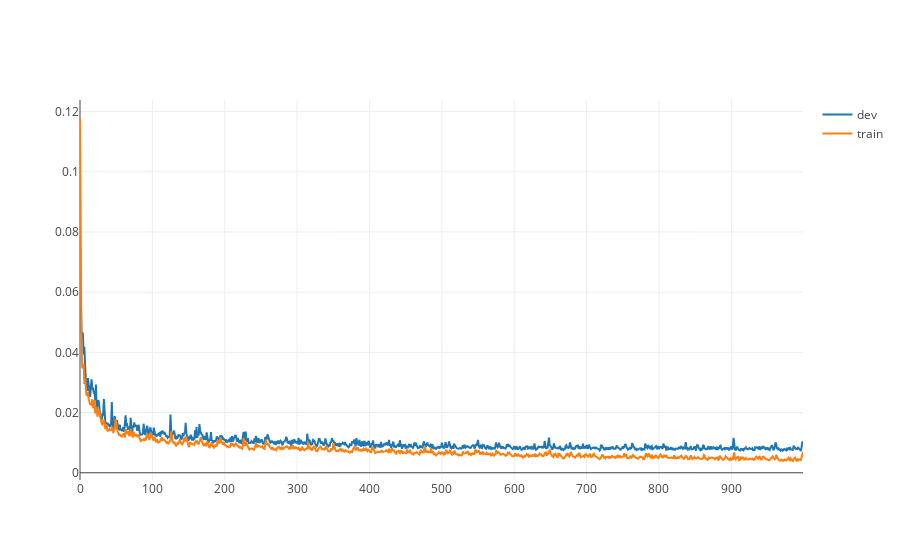

Write notebook code for a chart like this one.
### Code cell
import plotly.offline as py
import plotly.graph_objs as go
py.init_notebook_mode(connected=True)

l = go.Scatter(y=history.history['loss'], name='train')
v = go.Scatter(y=history.history['val_loss'], name='dev')

data = [v,l]
py.iplot(data, filename='line-mode')

### Figure 1 — Plotly figure (JSON) as saved in the notebook; plotly's stock layout.template omitted (floating-point values rounded to 4 significant figures; data arrays with more than 128 entries replaced by an {"elided": "..."} marker saying what was removed)
{"data": [{"name": "dev", "type": "scatter", "y": {"elided": "1000 float values"}}, {"name": "train", "type": "scatter", "y": {"elided": "1000 float values"}}], "layout": {}}
